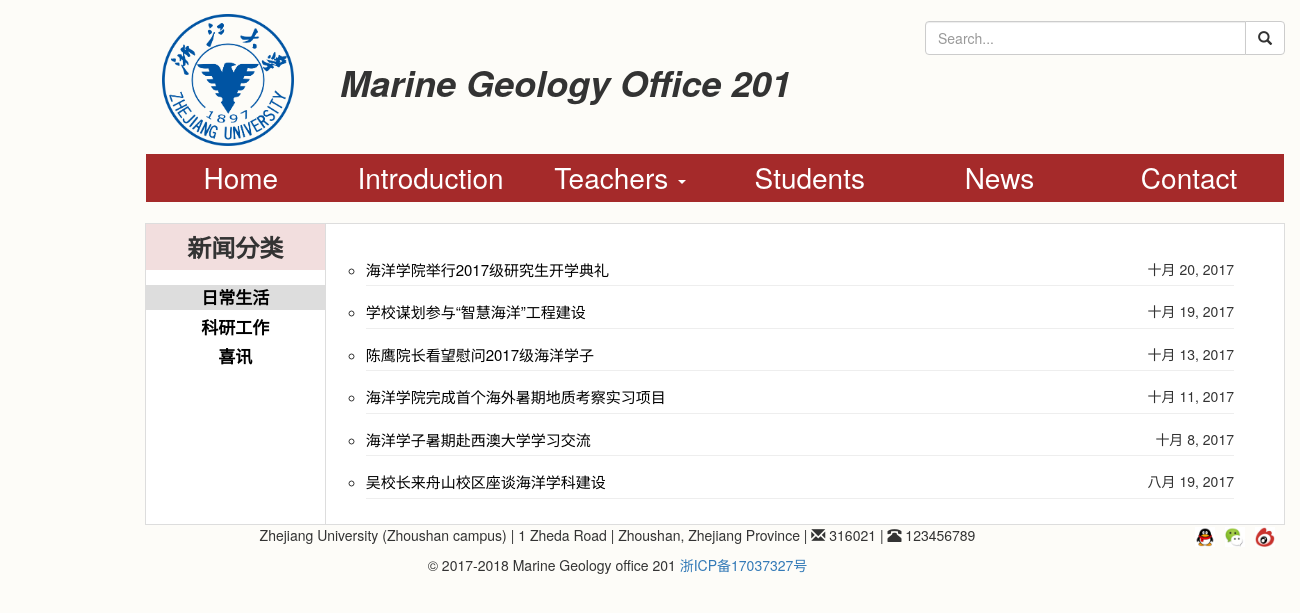
/news/life/, run on an earlier commit of the app's database.
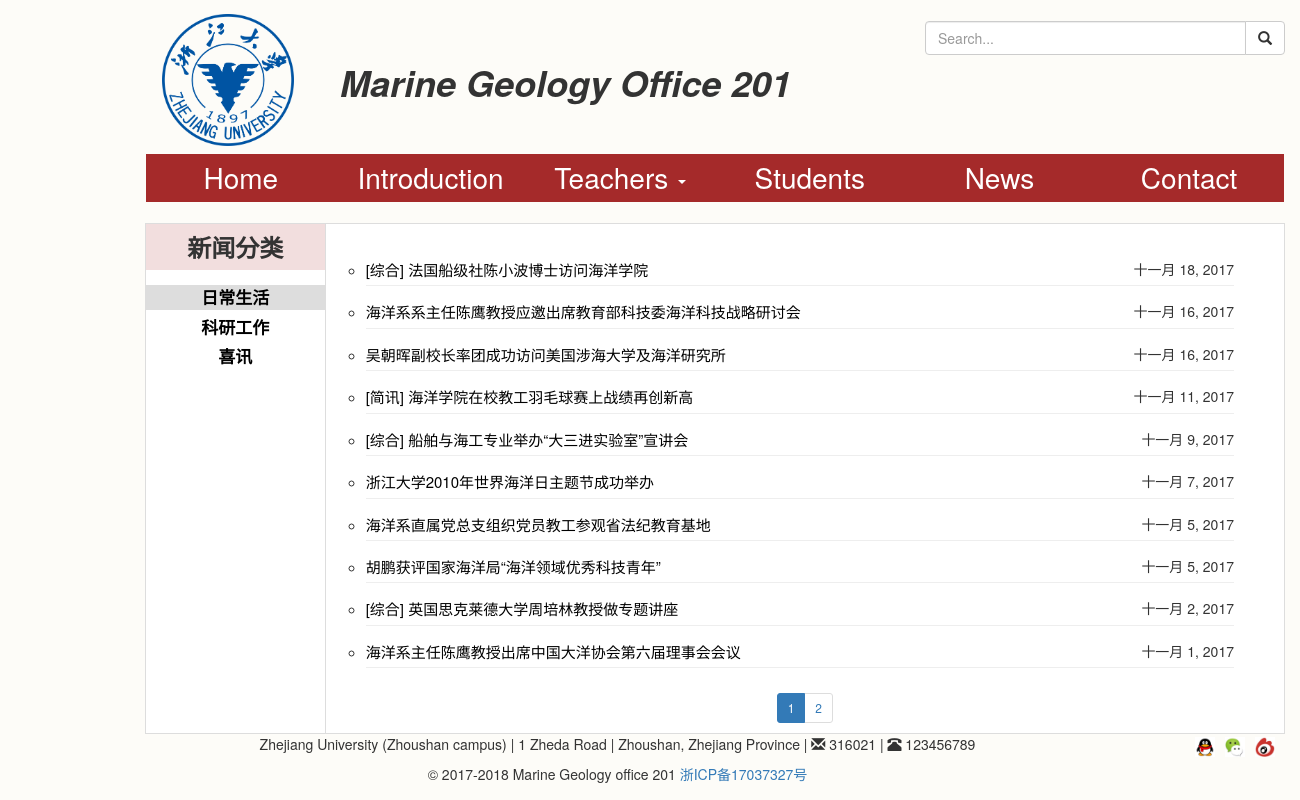
And on a later commit of the database.
### web201/models.py (models this page shows, shortened)
class Article(models.Model):
	title = models.CharField(max_length=100)
	content = models.TextField()
	time = models.DateTimeField()
	author = models.CharField(max_length=20)
	category = models.ForeignKey(Category)
	views = models.PositiveIntegerField(default=0)
	def get_absolute_url(self):
		return reverse('web201:detail',kwargs={'type':self.category.name,'pk':self.pk})

### web201/views.py (the view, shortened to what this page needs)
# urls.py: url(r'^news/(?P<type>life|academic|happy)/$',views.news,name="news"),
def news(request,type):
	articles = Article.objects.all().filter(category__name = type).order_by('-time')
	p = Paginator(articles,10)
	if p.num_pages <= 1:
		article_list = articles
		data = ''
	else:
		page = int(request.GET.get('page',1))
		article_list = p.page(page)
		left = []
		right = []
		left_has_more = False
		right_has_more = False
		first = False
		last = False
		total_pages = p.num_pages
		page_range = p.page_range
		if page == 1:
			right = page_range[page:page+2]
			if right[-1] < total_pages - 1:
				right_has_more = True
			if right[-1] < total_pages:
				last = True
		elif page == total_pages:
			left = page_range[(page-3) if (page-3) > 0 else 0:page-1]
			if left[0] > 2:
				left_has_more = True
			if left[0] > 1:
				first = True
		data = {
			'left':left,
			'right':right,
			'left_has_more':left_has_more,
			'right_has_more':right_has_more,
			'first':first,
			'last':last,
			'total_pages':total_pages,
			'page':page
		}
	return render(request,'news.html',context={
		'article_list':article_list,'data':data
	})

### templates/news.html (shortened to what this page needs)
{% extends 'base.html' %}
{% load staticfiles %}
{% block css %}
<link href="{% static 'styles/news.css' %}" rel="stylesheet" media="screen" />
{% endblock css %}
{% block main %}
<article>
	<div class="row">
		<div class="col-md-2 col-sm-3 hidden-xs">
			<div id="border">
				<h3>新闻分类</h3>
				<ul id="type-news">
					<li><a href="{% url 'web201:news' 'life' %}">日常生活</a></li>
					<li><a href="{% url 'web201:news' 'academic' %}">科研工作</a></li>
					<li><a href="{% url 'web201:news' 'happy' %}">喜讯</a></li>
				</ul>
			</div>
		</div>
		<div id="article-content" class="col-md-10 col-sm-9 col-xs-12">
			<ul id="content-news">
				{% for post in article_list %}
					<li>
						<a href="{{post.get_absolute_url}}" class="{{post.pk}}">{{post.title}}</a>
						<span>{{post.time|date}}</span>
						<hr/>
					</li>
				{% empty %}
					<div>暂时没有发布的新闻</div>
				{% endfor %}
			</ul>
			{% if data %}
			<ul id="pages" class="pagination pagination-sm pagination-xs">
				<li class="active"><a href="?page={{data.page}}">{{data.page}}</a></li>
				{% if data.right %}
					{% for i in data.right %}
						<li><a href="?page={{i}}">{{i}}</a></li>
					{% endfor %}
				{% endif %}
			</ul>
			{% endif %}
		</div>
	</div>
</article>
{% endblock main %}

What changed in the data, as far as the page shows it:
no longer on this page (row edited): Article: title "海洋学院举行2017级研究生开学典礼", time "十月 20, 2017"
no longer on this page (row edited): Article: title "学校谋划参与“智慧海洋”工程建设", time "十月 19, 2017"
no longer on this page (row edited): Article: title "陈鹰院长看望慰问2017级海洋学子", time "十月 13, 2017"
no longer on this page (row unchanged): Article: title "海洋学院完成首个海外暑期地质考察实习项目", time "十月 11, 2017"
no longer on this page (row unchanged): Article: title "海洋学子暑期赴西澳大学学习交流", time "十月 8, 2017"
no longer on this page (row unchanged): Article: title "吴校长来舟山校区座谈海洋学科建设", time "八月 19, 2017"
added Article: title "[综合] 法国船级社陈小波博士访问海洋学院", time "十一月 18, 2017"
added Article: title "海洋系系主任陈鹰教授应邀出席教育部科技委海洋科技战略研讨会", time "十一月 16, 2017"
added Article: title "吴朝晖副校长率团成功访问美国涉海大学及海洋研究所", time "十一月 16, 2017"
added Article: title "[简讯] 海洋学院在校教工羽毛球赛上战绩再创新高", time "十一月 11, 2017"
added Article: title "[综合] 船舶与海工专业举办“大三进实验室”宣讲会", time "十一月 9, 2017"
added Article: title "浙江大学2010年世界海洋日主题节成功举办", time "十一月 7, 2017"
added Article: title "海洋系直属党总支组织党员教工参观省法纪教育基地", time "十一月 5, 2017"
added Article: title "胡鹏获评国家海洋局“海洋领域优秀科技青年”", time "十一月 5, 2017"
added Article: title "[综合] 英国思克莱德大学周培林教授做专题讲座", time "十一月 2, 2017"
added Article: title "海洋系主任陈鹰教授出席中国大洋协会第六届理事会会议", time "十一月 1, 2017"
Also different on the page:
{{ data.page }}: (not shown) → "1"
new list line: "2"
